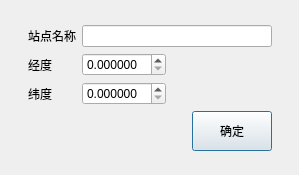
<?xml version="1.0" encoding="UTF-8"?>
<ui version="4.0">
 <class>StationDialog</class>
 <widget class="QDialog" name="StationDialog">
  <property name="geometry">
   <rect>
    <x>0</x>
    <y>0</y>
    <width>299</width>
    <height>175</height>
   </rect>
  </property>
  <property name="windowTitle">
   <string>站点设置</string>
  </property>
  <layout class="QGridLayout" name="gridLayout_3">
   <item row="2" column="1">
    <spacer name="verticalSpacer_2">
     <property name="orientation">
      <enum>Qt::Vertical</enum>
     </property>
     <property name="sizeHint" stdset="0">
      <size>
       <width>20</width>
       <height>10</height>
      </size>
     </property>
    </spacer>
   </item>
   <item row="1" column="0">
    <spacer name="horizontalSpacer_2">
     <property name="orientation">
      <enum>Qt::Horizontal</enum>
     </property>
     <property name="sizeHint" stdset="0">
      <size>
       <width>11</width>
       <height>20</height>
      </size>
     </property>
    </spacer>
   </item>
   <item row="1" column="2">
    <spacer name="horizontalSpacer_3">
     <property name="orientation">
      <enum>Qt::Horizontal</enum>
     </property>
     <property name="sizeHint" stdset="0">
      <size>
       <width>12</width>
       <height>20</height>
      </size>
     </property>
    </spacer>
   </item>
   <item row="1" column="1">
    <layout class="QGridLayout" name="gridLayout_2">
     <item row="2" column="1">
      <widget class="QDoubleSpinBox" name="doubleSpinBoxLat">
       <property name="decimals">
        <number>6</number>
       </property>
      </widget>
     </item>
     <item row="4" column="3">
      <widget class="QPushButton" name="pushButton">
       <property name="minimumSize">
        <size>
         <width>80</width>
         <height>40</height>
        </size>
       </property>
       <property name="text">
        <string>确定</string>
       </property>
      </widget>
     </item>
     <item row="4" column="0" colspan="3">
      <spacer name="horizontalSpacer">
       <property name="orientation">
        <enum>Qt::Horizontal</enum>
       </property>
       <property name="sizeHint" stdset="0">
        <size>
         <width>158</width>
         <height>20</height>
        </size>
       </property>
      </spacer>
     </item>
     <item row="2" column="0">
      <widget class="QLabel" name="label_3">
       <property name="text">
        <string>纬度</string>
       </property>
      </widget>
     </item>
     <item row="0" column="1" colspan="3">
      <widget class="QLineEdit" name="lineEditName"/>
     </item>
     <item row="0" column="0">
      <widget class="QLabel" name="label">
       <property name="text">
        <string>站点名称</string>
       </property>
      </widget>
     </item>
     <item row="1" column="1">
      <widget class="QDoubleSpinBox" name="doubleSpinBoxLng">
       <property name="decimals">
        <number>6</number>
       </property>
      </widget>
     </item>
     <item row="1" column="0">
      <widget class="QLabel" name="label_2">
       <property name="text">
        <string>经度</string>
       </property>
      </widget>
     </item>
    </layout>
   </item>
   <item row="0" column="1">
    <spacer name="verticalSpacer">
     <property name="orientation">
      <enum>Qt::Vertical</enum>
     </property>
     <property name="sizeHint" stdset="0">
      <size>
       <width>20</width>
       <height>10</height>
      </size>
     </property>
    </spacer>
   </item>
  </layout>
 </widget>
 <tabstops>
  <tabstop>lineEditName</tabstop>
  <tabstop>doubleSpinBoxLng</tabstop>
  <tabstop>doubleSpinBoxLat</tabstop>
  <tabstop>pushButton</tabstop>
 </tabstops>
 <resources/>
 <connections/>
</ui>
